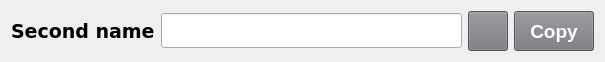
   <widget class="QWidget" name="layoutWidget_8">
    <property name="geometry">
     <rect>
      <x>10</x>
      <y>420</y>
      <width>605</width>
      <height>42</height>
     </rect>
    </property>
    <layout class="QHBoxLayout" name="horizontalLayout_10">
     <item>
      <widget class="QLabel" name="labelSecName">
       <property name="font">
        <font>
         <family>DejaVu Sans</family>
         <pointsize>14</pointsize>
         <weight>75</weight>
         <bold>true</bold>
        </font>
       </property>
       <property name="text">
        <string>Second name</string>
       </property>
      </widget>
     </item>
     <item>
      <widget class="QLineEdit" name="SecName">
       <property name="enabled">
        <bool>true</bool>
       </property>
       <property name="minimumSize">
        <size>
         <width>300</width>
         <height>35</height>
        </size>
       </property>
       <property name="font">
        <font>
         <family>DejaVu Sans</family>
         <pointsize>12</pointsize>
        </font>
       </property>
       <property name="readOnly">
        <bool>true</bool>
       </property>
      </widget>
     </item>
     <item>
      <widget class="QPushButton" name="buttonGenSecName">
       <property name="sizePolicy">
        <sizepolicy hsizetype="Minimum" vsizetype="Fixed">
         <horstretch>40</horstretch>
         <verstretch>40</verstretch>
        </sizepolicy>
       </property>
       <property name="minimumSize">
        <size>
         <width>40</width>
         <height>40</height>
        </size>
       </property>
       <property name="maximumSize">
        <size>
         <width>40</width>
         <height>40</height>
        </size>
       </property>
       <property name="styleSheet">
        <string notr="true">background-color: rgb(119, 118, 123);</string>
       </property>
       <property name="text">
        <string/>
       </property>
       <property name="icon">
        <iconset>
         <normaloff>img/reset.png</normaloff>img/reset.png</iconset>
       </property>
      </widget>
     </item>
     <item>
      <widget class="QPushButton" name="buttonCopySecName">
       <property name="minimumSize">
        <size>
         <width>0</width>
         <height>40</height>
        </size>
       </property>
       <property name="font">
        <font>
         <pointsize>14</pointsize>
         <weight>75</weight>
         <bold>true</bold>
        </font>
       </property>
       <property name="styleSheet">
        <string notr="true">background-color: rgb(119, 118, 123);
color: rgb(255, 255, 255);</string>
       </property>
       <property name="text">
        <string>Copy</string>
       </property>
      </widget>
     </item>
    </layout>
   </widget>
